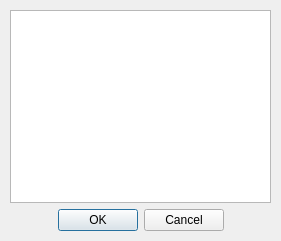
<?xml version="1.0" encoding="UTF-8"?>
<ui version="4.0">
 <class>myInputWarningDialog</class>
 <widget class="QDialog" name="myInputWarningDialog">
  <property name="geometry">
   <rect>
    <x>0</x>
    <y>0</y>
    <width>281</width>
    <height>241</height>
   </rect>
  </property>
  <property name="windowTitle">
   <string>Dialog</string>
  </property>
  <widget class="QWidget" name="layoutWidget">
   <property name="geometry">
    <rect>
     <x>10</x>
     <y>10</y>
     <width>261</width>
     <height>221</height>
    </rect>
   </property>
   <layout class="QVBoxLayout" name="verticalLayout">
    <item>
     <widget class="QTextEdit" name="textEdit_Warning">
      <property name="focusPolicy">
       <enum>Qt::NoFocus</enum>
      </property>
     </widget>
    </item>
    <item>
     <layout class="QHBoxLayout" name="horizontalLayout">
      <item>
       <spacer name="horizontalSpacer">
        <property name="orientation">
         <enum>Qt::Horizontal</enum>
        </property>
        <property name="sizeHint" stdset="0">
         <size>
          <width>40</width>
          <height>20</height>
         </size>
        </property>
       </spacer>
      </item>
      <item>
       <widget class="QDialogButtonBox" name="buttonBox">
        <property name="focusPolicy">
         <enum>Qt::StrongFocus</enum>
        </property>
        <property name="orientation">
         <enum>Qt::Horizontal</enum>
        </property>
        <property name="standardButtons">
         <set>QDialogButtonBox::Cancel|QDialogButtonBox::Ok</set>
        </property>
       </widget>
      </item>
      <item>
       <spacer name="horizontalSpacer_2">
        <property name="orientation">
         <enum>Qt::Horizontal</enum>
        </property>
        <property name="sizeHint" stdset="0">
         <size>
          <width>40</width>
          <height>20</height>
         </size>
        </property>
       </spacer>
      </item>
     </layout>
    </item>
   </layout>
  </widget>
 </widget>
 <tabstops>
  <tabstop>textEdit_Warning</tabstop>
 </tabstops>
 <resources/>
 <connections>
  <connection>
   <sender>buttonBox</sender>
   <signal>accepted()</signal>
   <receiver>myInputWarningDialog</receiver>
   <slot>accept()</slot>
   <hints>
    <hint type="sourcelabel">
     <x>248</x>
     <y>254</y>
    </hint>
    <hint type="destinationlabel">
     <x>157</x>
     <y>274</y>
    </hint>
   </hints>
  </connection>
  <connection>
   <sender>buttonBox</sender>
   <signal>rejected()</signal>
   <receiver>myInputWarningDialog</receiver>
   <slot>reject()</slot>
   <hints>
    <hint type="sourcelabel">
     <x>316</x>
     <y>260</y>
    </hint>
    <hint type="destinationlabel">
     <x>286</x>
     <y>274</y>
    </hint>
   </hints>
  </connection>
 </connections>
</ui>
